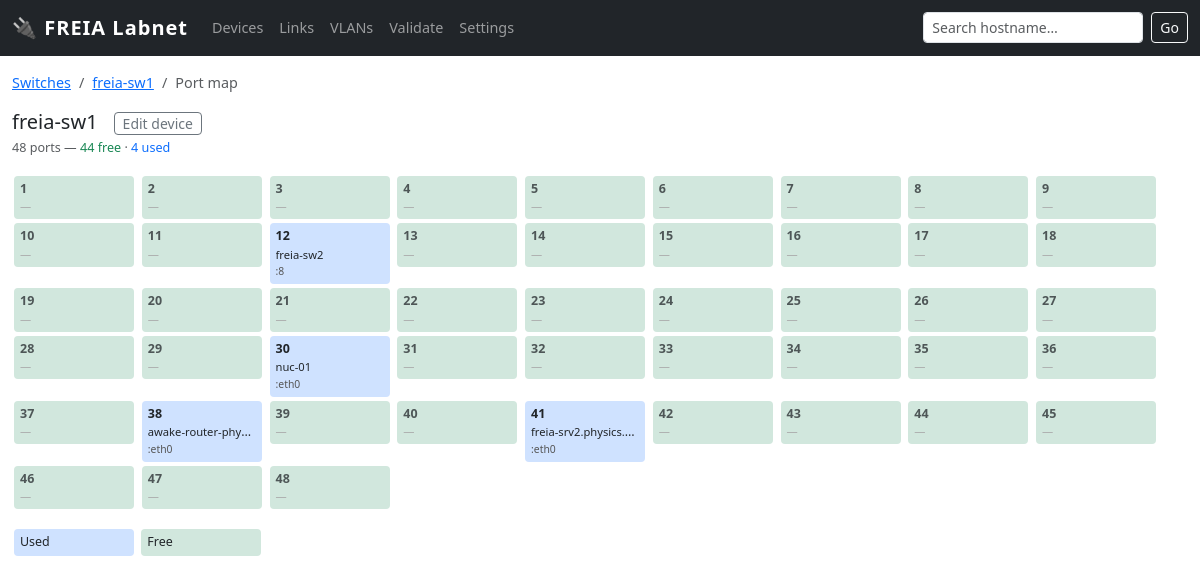
/switch/freia-sw1, run on an earlier commit of the app's database.
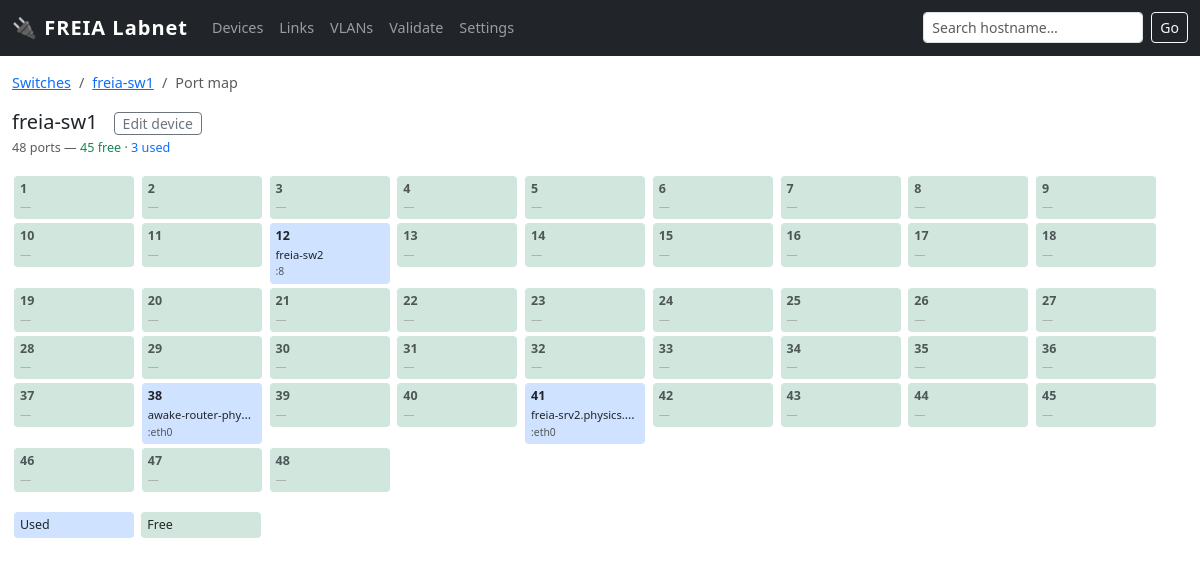
And on a later commit of the database.
### tables this page shows
CREATE TABLE iface (
    id INTEGER PRIMARY KEY,
    device_id INTEGER NOT NULL REFERENCES device(id) ON DELETE CASCADE,
    name TEXT NOT NULL,                 -- 'eth0','eno5','br0' for NICs; '24','C02-11A-13','P2' for ports
    kind TEXT NOT NULL CHECK(kind IN ('nic','port')),
    mac TEXT,                           -- validate format if present
    ip TEXT,
    prefix INTEGER,
    vlan_id INTEGER,
    notes TEXT,  
    UNIQUE(device_id, name)
);

CREATE TABLE link (
    id INTEGER PRIMARY KEY,
    cable_nr INTEGER UNIQUE,            -- references cables.nr from MySQL
    a_iface_id INTEGER REFERENCES iface(id),
    b_iface_id INTEGER REFERENCES iface(id),
    status TEXT NOT NULL DEFAULT 'up' CHECK(status IN ('up','down','unknown','removed')),
    notes TEXT
);

CREATE TABLE device (
    id INTEGER PRIMARY KEY,
    hostname TEXT UNIQUE,               -- 'freia-cons1', 'nuc-02', 'phy-kurte'
    kind TEXT NOT NULL CHECK(kind IN (
        'pc','server','vm','switch','router','plc','instrument',
        'raspi','control_box','panel','outlet','printer','camera','ap',
        'termination_block','interlock_box'
    )),
    vendor_model TEXT,
    os TEXT,
    serial TEXT,
    location_id INTEGER REFERENCES location(id),
    owner TEXT,
    purpose TEXT,
    status TEXT NOT NULL DEFAULT 'active' CHECK(status IN (
        'active','spare','loan','disconnected','retired','planned'
    )),
    notes TEXT
);

### app.py (the view)
@app.route('/switch/<hostname>')
def switch_map(hostname):
    dev = query(
        "SELECT * FROM device WHERE hostname=?", (hostname,), one=True)
    if not dev:
        dev = query(
            "SELECT * FROM device WHERE hostname LIKE ? AND kind='switch' LIMIT 1",
            (f'%{hostname}%',), one=True)
    if not dev:
        flash(f'Switch "{hostname}" not found', 'danger')
        return redirect(url_for('index'))
    ports = query("""
        SELECT i.id, i.name, i.notes,
               l.cable_nr, l.status as link_status,
               ri.name as remote_port, rd.hostname as remote_host,
               rd.id as remote_dev_id, rd.kind as remote_kind,
               cr.type as cable_type
        FROM iface i
        LEFT JOIN link l ON (l.a_iface_id=i.id OR l.b_iface_id=i.id)
        LEFT JOIN iface ri ON ri.id = CASE
            WHEN l.a_iface_id=i.id THEN l.b_iface_id ELSE l.a_iface_id END
        LEFT JOIN device rd ON rd.id=ri.device_id
        LEFT JOIN cable_ref cr ON cr.nr=l.cable_nr
        WHERE i.device_id=? AND i.kind='port'
        ORDER BY CAST(i.name AS INTEGER)
    """, (dev['id'],))
    total  = len(ports)
    used   = sum(1 for p in ports if p['cable_nr'] is not None)
    free   = total - used
    return render_template('switch.html', dev=dev, ports=ports,
        total=total, used=used, free=free)

### app.py (called while the page is built)
def get_db():
    db = getattr(g, '_database', None)
    if db is None:
        db = g._database = sqlite3.connect(LABNET_PATH)
        db.row_factory = sqlite3.Row
        db.execute('PRAGMA foreign_keys = ON')
    return db

def query(sql, args=(), one=False):
    cur = get_db().execute(sql, args)
    rv = cur.fetchall()
    return (rv[0] if rv else None) if one else rv

### templates/switch.html (shortened to what this page needs)
{% extends "base.html" %}
{% block content %}
<nav aria-label="breadcrumb" class="mb-2">
  <ol class="breadcrumb">
    <li class="breadcrumb-item"><a href="/devices?kind=switch">Switches</a></li>
    <li class="breadcrumb-item"><a href="/device/{{ dev['id'] }}">{{ dev['hostname'] }}</a></li>
    <li class="breadcrumb-item active">Port map</li>
  </ol>
</nav>
<div class="d-flex align-items-baseline gap-3 mb-1">
  <h5 class="mb-0">{{ dev['hostname'] }}</h5>
  <a href="/device/{{ dev['id'] }}" class="btn btn-sm btn-outline-secondary py-0">Edit device</a>
</div>
<p class="text-muted small mb-3">
  {{ total }} ports — <span class="text-success">{{ free }} free</span> · <span class="text-primary">{{ used }} used</span>
</p>
<div class="mb-3">
  {% for port in ports %}
  {% if port['cable_nr'] is not none %}
    <div class="port-cell port-used" title="Cable {{ port['cable_nr'] }}{% if port['remote_host'] %} → {{ port['remote_host'] }}:{{ port['remote_port'] }}{% endif %}">
      <div class="fw-bold">{{ port['name'] }}</div>
      {% if port['remote_host'] %}
        <div class="text-truncate" style="max-width:110px">
          <a href="/device/{{ port['remote_dev_id'] }}" class="text-decoration-none text-dark" style="font-size:.7rem">
            {{ port['remote_host'] }}
          </a>
        </div>
        <div style="font-size:.65rem;color:#555">:{{ port['remote_port'] }}</div>
      {% else %}
        <div style="font-size:.7rem;color:#555">cable {{ port['cable_nr'] }}</div>
      {% endif %}
    </div>
  {% else %}
    <div class="port-cell port-free" title="Port {{ port['name'] }} free">
      <div class="fw-bold text-muted">{{ port['name'] }}</div>
      <div style="font-size:.7rem;color:#aaa">—</div>
    </div>
  {% endif %}
  {% endfor %}
</div>
<p class="small"><span class="port-cell port-used d-inline-block">Used</span> <span class="port-cell port-free d-inline-block">Free</span></p>
{% endblock %}

What changed in the data, as far as the page shows it:
no longer on this page (row edited): iface: name "6"
removed link: name "30", remote_host "nuc-01", remote_port "eth0"
added link: name "6"
now on this page (row unchanged): iface: name "30"
Also different on the page:
{{ free }}: "44" → "45"
{{ used }}: "4" → "3"
